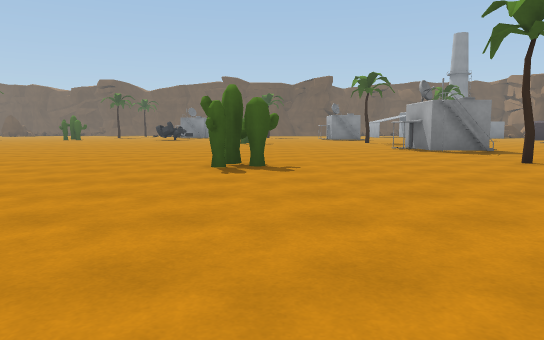
[1] (above)

24 first-person views from a walk through a 3-D level made in the Unity game engine. The camera is 1.2 m above the floor, tilts 6° down and sees 70° across. The floor is counted in squares, 2 m on a side. Each view is taken from the middle of a square. On the plan, view 1 faces up. The plan holds only what a view shows up to about 11 squares ahead; the rest is blank. The place goes on beyond the plan. The player is left out.

[2]
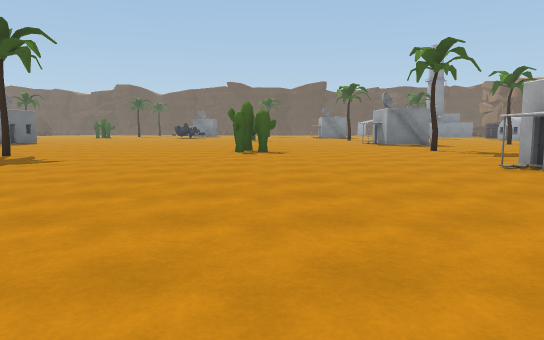

[3]
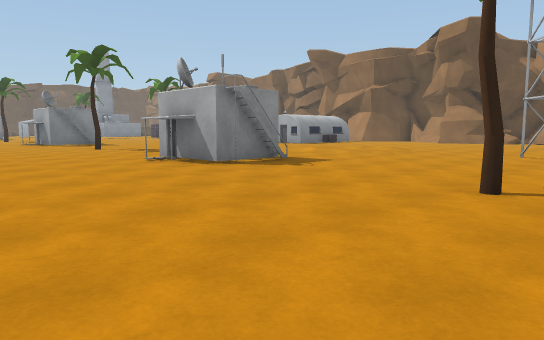

[4]
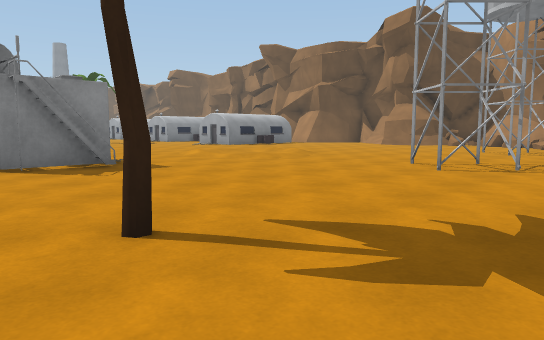

[5]
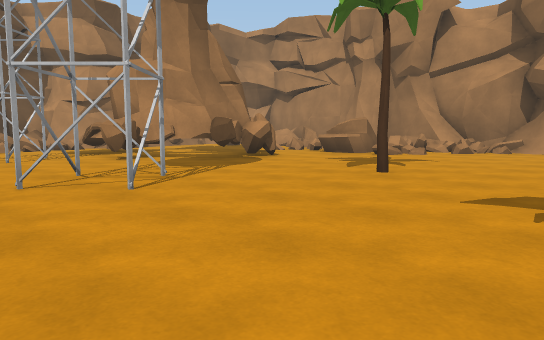

[6]
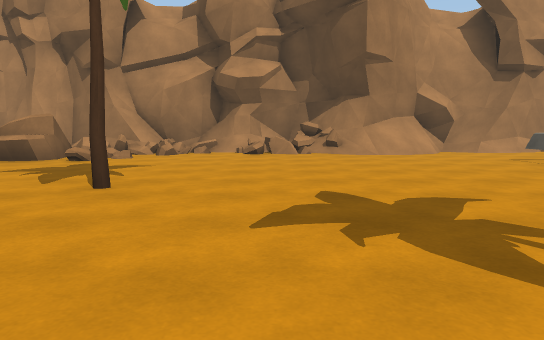

[7]
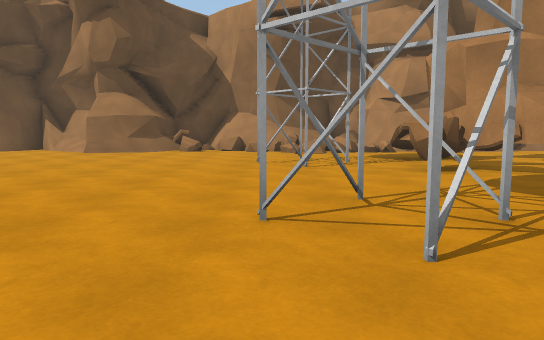

[8]
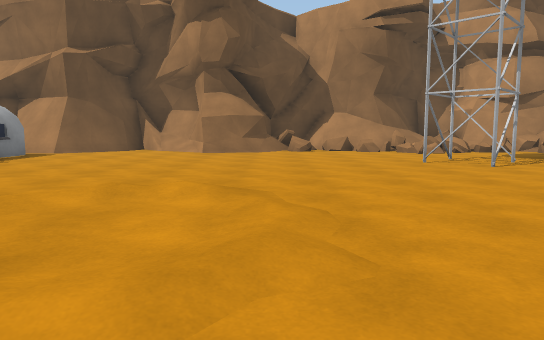

[9]
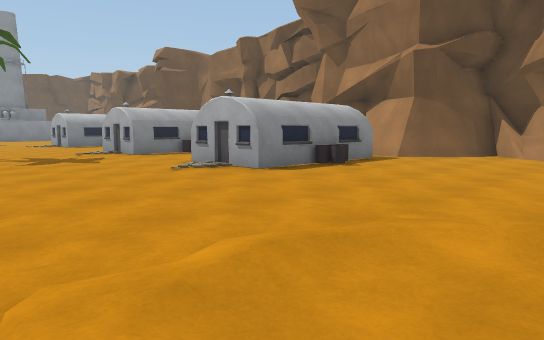

[10]
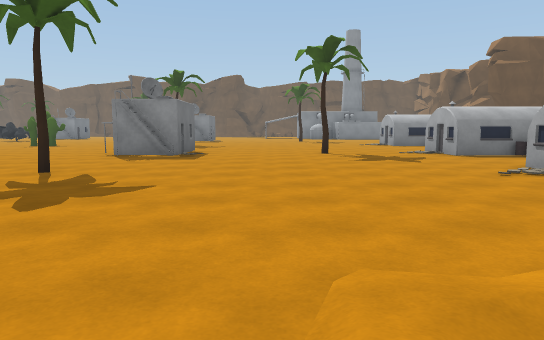

[11]
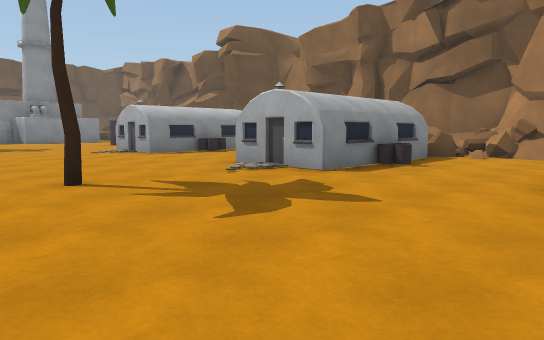

[12]
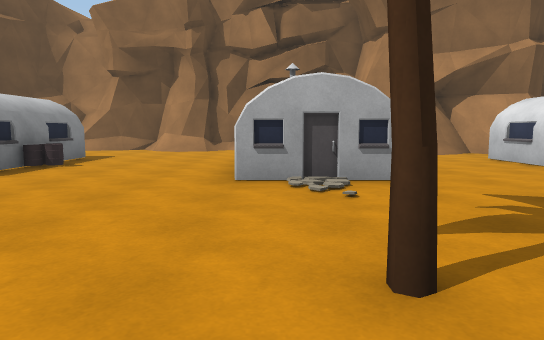

[13]
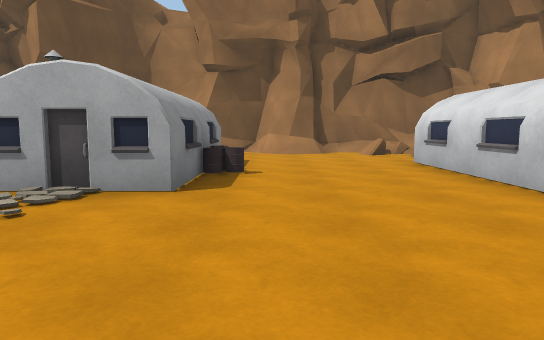

[14]
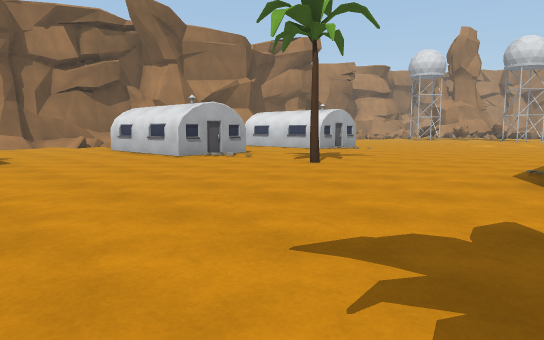

[15]
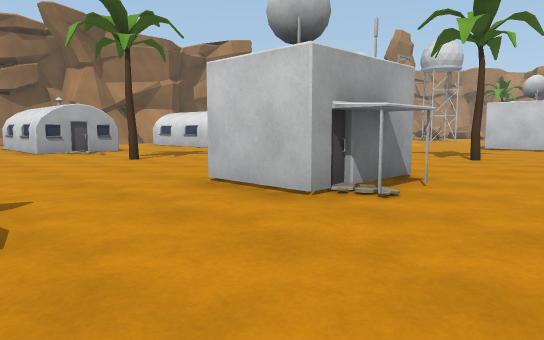

[16]
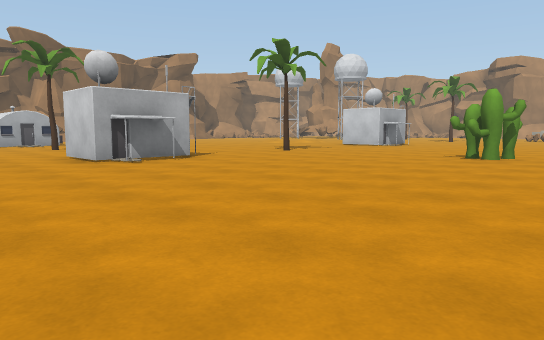

[17]
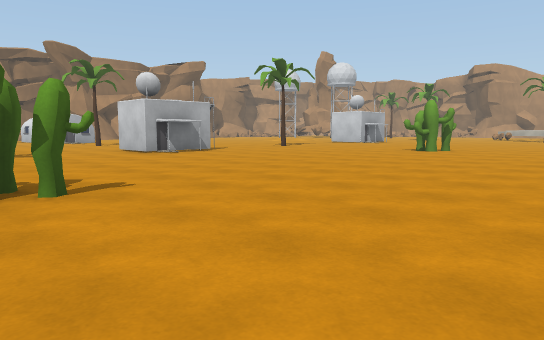

[18]
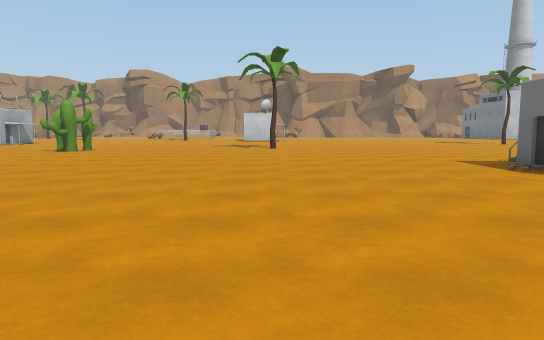

[19]
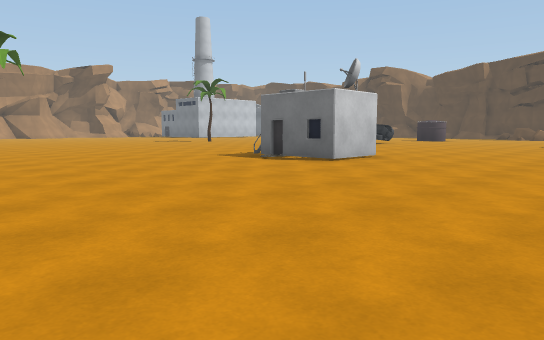

[20]
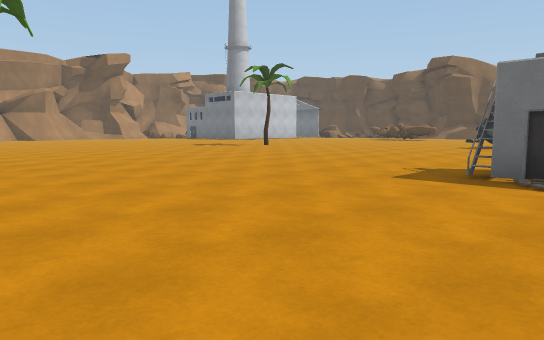

[21]
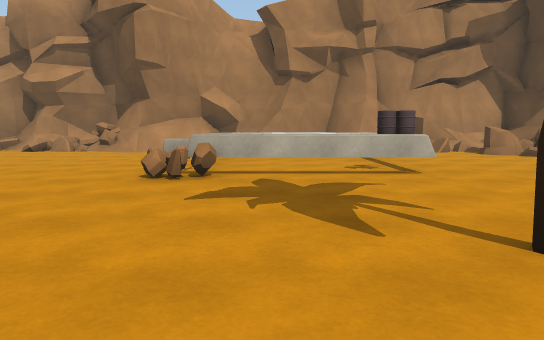

[22]
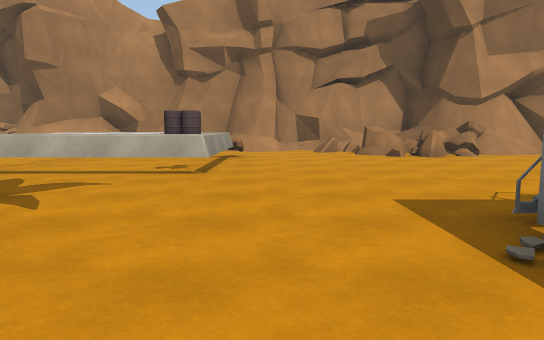

[23]
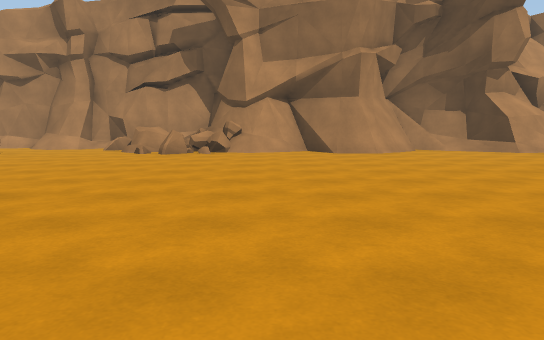

[24]
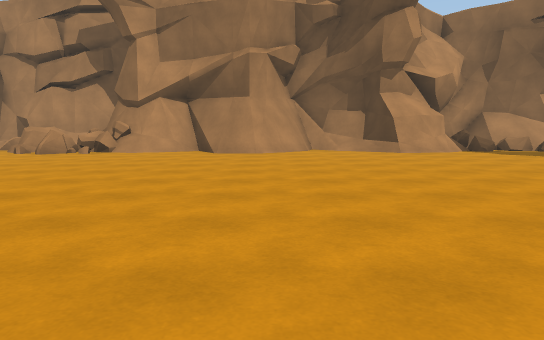

### Floor plan
Key: @ floor where view 1 was taken; # wall or solid block; x gap in a wall; . main floor; : floor 0.25 m higher than the main floor; + floor 2.25 m higher than the main floor; / step, stairs or slope; = window, fence, low wall or low ledge; ^ raised ledge; B building; C cactus; T tree.
Columns run from 17 left of view 1 to 19 right of it. Each row starts with its distance up from view 1.
 17           ......C     .... ...BBBB .#
 16      ...........C...  ........BBBB../
 15  .................................../
 14  ...................................#
 13   .................................##
 12    ..B #.............B#.......BBBB =#
 11        #.............##...T...BBBB=^
 10     ..................+........B...##
  9  .................................=##
  8  ..................................#
  7   ...............C....T.......BBBB.#
  6    .............CC............BBBB##
  5     .......T...................B..##
  4      ..............................##
  3       ..... .......................##
  2        ....  ........B#../ /.......#
  1         ...  ........##B./  /.....##
  0          ..   ...@........//......./
 -1      .  .      ....................#
 -2     ......    .....................=
 -3    ........B ..................#../=
 -4    ........ #...T....T....##..###./=
 -5   ............................^.x.//
 -6  .............................##^./#
 -7  ..............#^^^......T..###  x##
 -8 ...............^^^^.........^#   .
 -9 ...............^  ^..........    ..
-10 ...............^^^^......../=     .#
-11 .#...##..=.==... .........:#=
-12 /##########^=#.. ...//....#=
-13          ##### //////#==.==####
-14                 ###############

Positions as (right, up) in squares from view 1, and headings:
1: (0, 0), facing up
2: (0, -4), facing up
3: (0, -5), facing up-right
4: (3, -6), facing up-right
5: (5, -2), facing down-right
6: (6, -3), facing down
7: (7, -3), facing right
8: (7, 0), facing right
9: (8, 1), facing up-right
10: (8, 1), facing up
11: (8, 7), facing up-right
12: (8, 12), facing right
13: (9, 15), facing right
14: (5, 17), facing down-right
15: (2, 15), facing down-right
16: (-3, 15), facing down-right
17: (-5, 17), facing down-right
18: (-6, 17), facing down
19: (-4, 17), facing down-left
20: (-5, 12), facing down-left
21: (0, -2), facing down
22: (-3, -2), facing down
23: (-9, -1), facing down
24: (-12, -1), facing down
